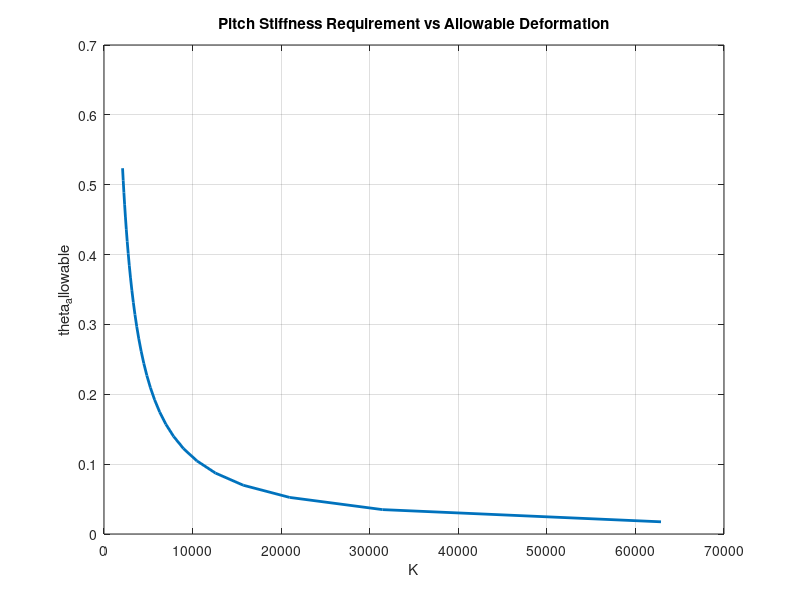

Reproduce this figure in MATLAB.
clc; clear; close all;
g = 9.81;

%% data
m = 300;                 % 直量kg
a = 1.6;          % 最大加速度m/s^2
h = 0.28;                % 重心高m
L = 1.55;                % 軸距m
%% 計算
% ===== sweep allowable deformation =====
theta = deg2rad(1): deg2rad(1): deg2rad(30);
s = L/2*theta;

F = m * a * g * h/(L/2);

% ===== pitch stiffness =====
K = F./s/2;

% ===== plot =====
figure;
plot( K,theta, 'LineWidth', 2);
grid on;

xlabel('K');
ylabel('theta_allowable');
title('Pitch Stiffness Requirement vs Allowable Deformation');
